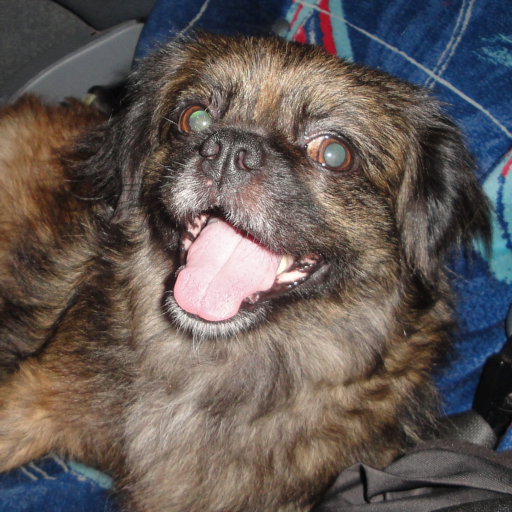
#> input picture Experiment4/sample_image.jpg, 512 x 512 px
$ python Program.py
#> lines starting #> are read from the running program, lines starting #| are printed output that depends on the picture; after the words box and inside, x2 and y2 are one past the last pixel; in counts of white or black regions, pixels touching at a corner belong together
#> the answer given: sample_image.jpg
import cv2
import numpy as np
import matplotlib.pyplot as plt
import os

OUTPUT_DIR = "opencv_output"
if not os.path.exists(OUTPUT_DIR):
    os.makedirs(OUTPUT_DIR)


def canny_edge_detection(image_path):
    """Perform Canny edge detection."""
#> called with image_path = 'sample_image.jpg'

    print("\n" + "="*60)
    print("  CANNY EDGE DETECTION")
    print("="*60)

    # Load and convert to grayscale
    if not os.path.exists(image_path):
        print(f"Error: '{image_path}' not found!")
        return

    img = cv2.imread(image_path)
#> img is the input picture: shape (512, 512, 3); mean B, G, R 85.8, 89.1, 98.5
    if img is None:
        print("Error: Could not load image!")
        return

    img_gray = cv2.cvtColor(img, cv2.COLOR_BGR2GRAY)
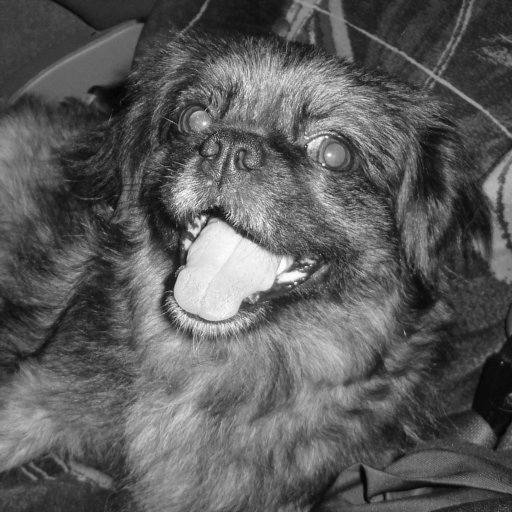
#> img_gray: shape (512, 512); min 4, max 254, mean 91.5
    print(f"✓ Image loaded: {img_gray.shape[1]}x{img_gray.shape[0]}")
#| ✓ Image loaded: 512x512

    # Apply Gaussian blur
    img_blur = cv2.GaussianBlur(img_gray, (5, 5), 1.4)
    print("✓ Gaussian blur applied")

    # Apply Canny with different thresholds
    edges_low = cv2.Canny(img_blur, 30, 100)
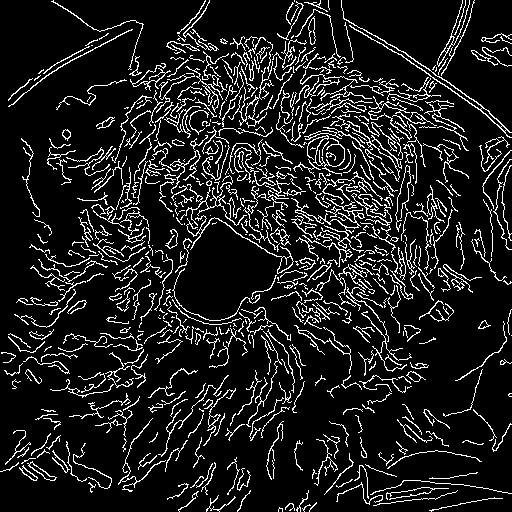
#> edges_low: shape (512, 512); 11.6% white in thin lines or dots
    edges_med = cv2.Canny(img_blur, 50, 150)
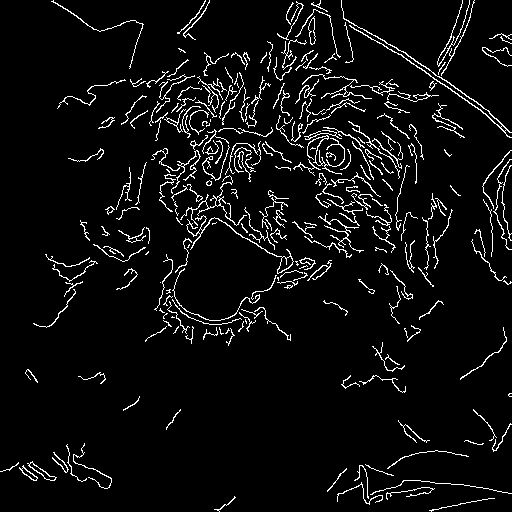
#> edges_med: shape (512, 512); 5.4% white in thin lines or dots
    edges_high = cv2.Canny(img_blur, 100, 200)
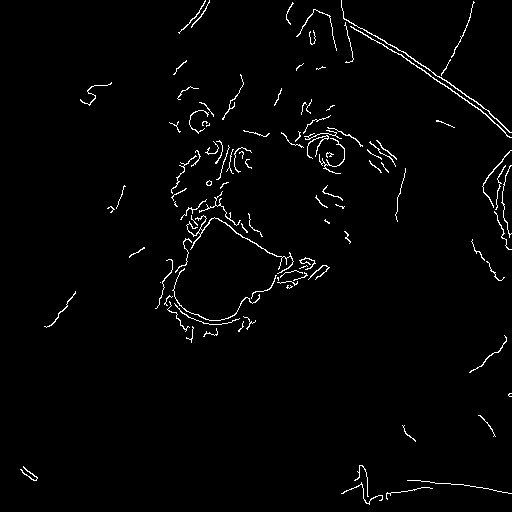
#> edges_high: shape (512, 512); 1.9% white in thin lines or dots

    print("✓ Canny edge detection applied (3 thresholds)")

    # Display results
    cv2.imshow('Original', img)
    cv2.imshow('Grayscale', img_gray)
    cv2.imshow('Edges - Low (30,100)', edges_low)
    cv2.imshow('Edges - Medium (50,150)', edges_med)
    cv2.imshow('Edges - High (100,200)', edges_high)

    # Create edge overlays
    overlay = img.copy()
    overlay[edges_med != 0] = [0, 255, 0]  # Green edges
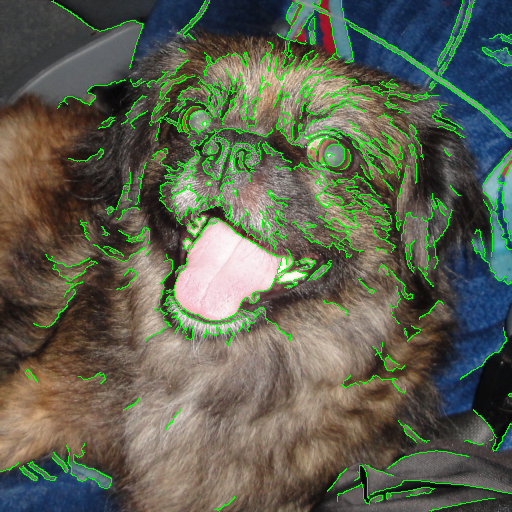
#> overlay: shape (512, 512, 3); 5.44% of pixels changed, all inside (x1, y1, x2, y2) = (0, 0, 512, 512)
    cv2.imshow('Edge Overlay', overlay)

    # Plot comparison
    fig, axes = plt.subplots(2, 3, figsize=(12, 8))
    fig.suptitle('Canny Edge Detection', fontsize=14, fontweight='bold')

    axes[0, 0].imshow(cv2.cvtColor(img, cv2.COLOR_BGR2RGB))
    axes[0, 0].set_title('Original')
    axes[0, 0].axis('off')

    axes[0, 1].imshow(img_gray, cmap='gray')
    axes[0, 1].set_title('Grayscale')
    axes[0, 1].axis('off')

    axes[0, 2].imshow(img_blur, cmap='gray')
    axes[0, 2].set_title('Blurred')
    axes[0, 2].axis('off')

    axes[1, 0].imshow(edges_low, cmap='gray')
    axes[1, 0].set_title('Low Threshold (30,100)')
    axes[1, 0].axis('off')

    axes[1, 1].imshow(edges_med, cmap='gray')
    axes[1, 1].set_title('Medium Threshold (50,150)')
    axes[1, 1].axis('off')

    axes[1, 2].imshow(edges_high, cmap='gray')
    axes[1, 2].set_title('High Threshold (100,200)')
    axes[1, 2].axis('off')

    plt.tight_layout()

    # Save results
    cv2.imwrite(f"{OUTPUT_DIR}/edges_low.jpg", edges_low)
    cv2.imwrite(f"{OUTPUT_DIR}/edges_medium.jpg", edges_med)
    cv2.imwrite(f"{OUTPUT_DIR}/edges_high.jpg", edges_high)
    cv2.imwrite(f"{OUTPUT_DIR}/overlay.jpg", overlay)
    plt.savefig(f"{OUTPUT_DIR}/canny_comparison.png", dpi=150)
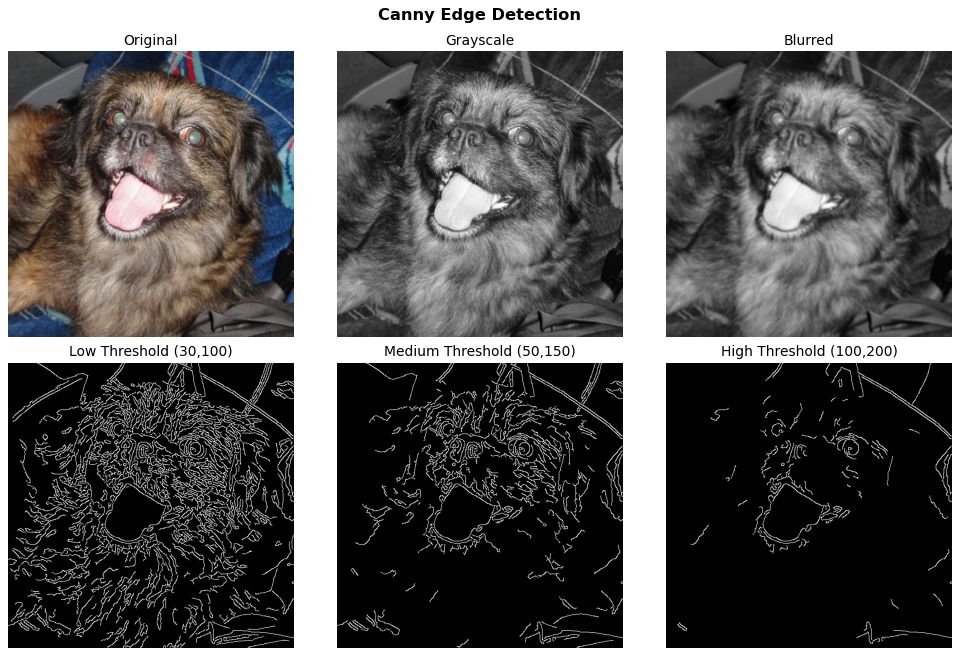
#> figure drawn by matplotlib, 6 panels

    print(f"\n✓ Results saved to '{OUTPUT_DIR}/'")
    print("\nEdge pixels detected:")
    print(f"  Low:    {np.count_nonzero(edges_low):,}")
#|   Low:    30,517
    print(f"  Medium: {np.count_nonzero(edges_med):,}")
#|   Medium: 14,262
    print(f"  High:   {np.count_nonzero(edges_high):,}")
#|   High:   4,965

    print("\nClose windows to exit...")
    plt.show()
    cv2.waitKey(0)
    cv2.destroyAllWindows()


def main():
    print("\n" + "="*60)
    print("  CANNY EDGE DETECTION")
    print("="*60)

    image_path = input("\nEnter image path: ").strip()

    if image_path:
        canny_edge_detection(image_path)
        print("\nProgram completed!")
    else:
        print("Error: No image path provided!")


if __name__ == "__main__":
    main()
